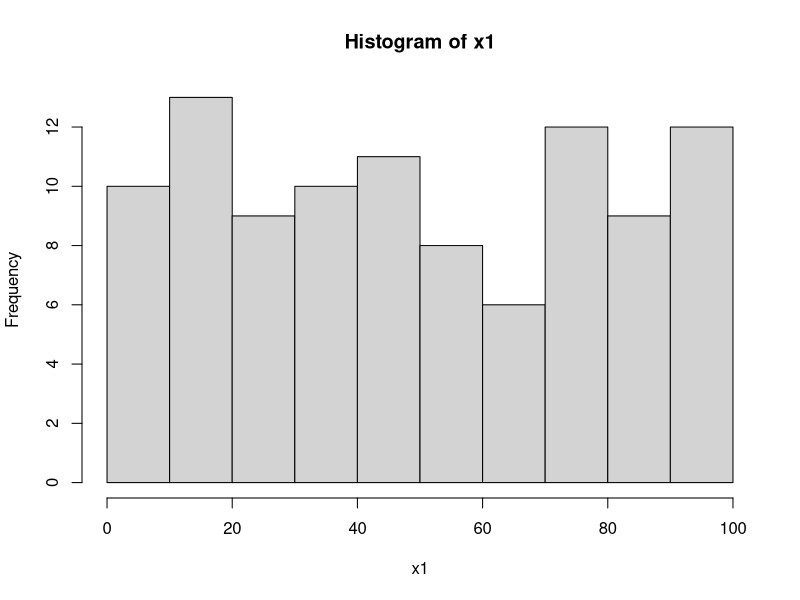
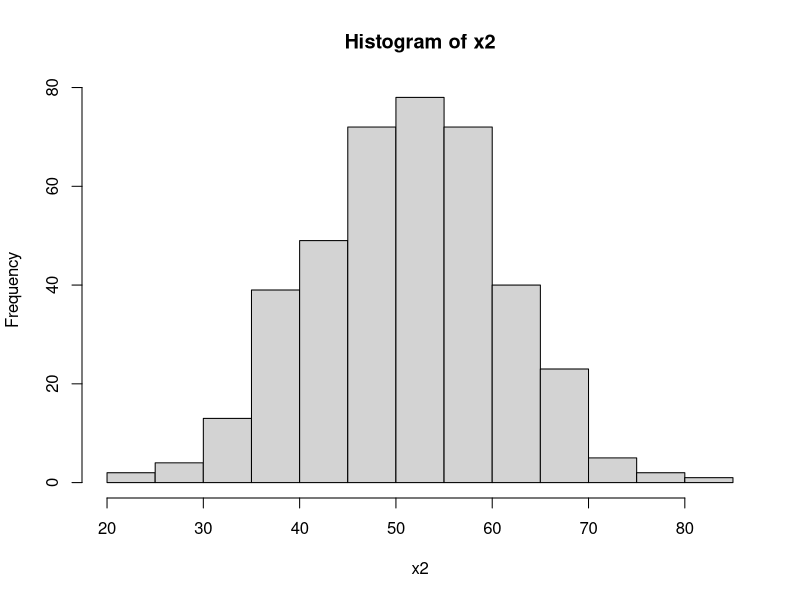

The R source for these figures, in order: (Note: this script raises an error after producing the figures.)
x1 <- runif(100, min = 0, max = 100)
hist(x1)

x2 <- rnorm(400, mean = 50, sd = 10)
hist(x2)

EnvList[[1]]$temperature

x3 <- lapply(EnvList, function(x){return(x$temperature) })
x4 <- unlist(x3)
hist(x4)

x5 <- lapply(EnvList, function(x){return(x$nutrients) })
x6 <- unlist(x5)
hist(x6)


library(ggplot2)
qplot(x4, geom="histogram", xlab = 'number of organismis in one environment', main = 'Organism Growth', binwidth = 0.5) + theme(plot.title = element_text(hjust = 0.5))

########
x <- seq(0, 100, by = .1)

# Choose the mean as 2.5 and standard deviation as 0.5.
y <- dnorm(x, mean = 50, sd = 20)

plot(x,y)



gaussie <- function(x, mw, sd) {
  y = (1/(sd*sqrt(2*pi)))*exp(-((x-mw)^2/sd^2))
  return(y)
}

x = 50
mw = 50
sd = 10

gaussie(x, mw, sd)
